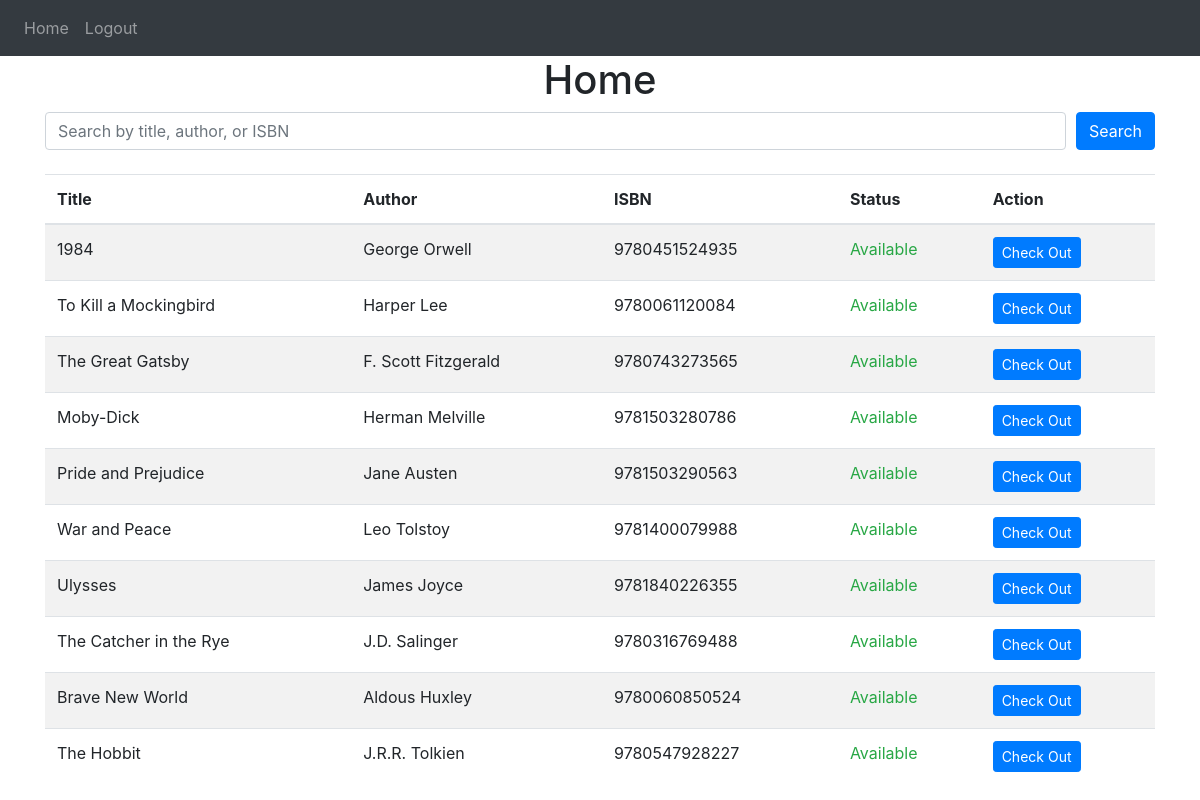
Screenshot of / (signed in) with the database file from the repository.
### website/models.py (models this page shows)
class Book(db.Model):
    id = db.Column(db.Integer, primary_key=True)
    title = db.Column(db.String(150), nullable=False)
    author = db.Column(db.String(150), nullable=False)
    isbn = db.Column(db.String(20), unique=True, nullable=False)
    available = db.Column(db.Integer, default=1)  # 1 = Available, 0 = Checked Out

### website/views.py (the view)
@views.route('/', methods=['GET', 'POST'])
@login_required
def home():
    print ("here")
    query = request.args.get('query', '').strip()
    print (query)
    if query:
        books = Book.query.filter(
            Book.title.contains(query) |
            Book.author.contains(query) |
            Book.isbn.contains(query)
        ).all()
    else:
        books = Book.query.all()
    print(books)
    return render_template("home.html", user=current_user, books=books)

### website/__init__.py (called while the page is built)
def create_app():
    app = Flask(__name__)
    app.config['SECRET_KEY'] = 'your_secret_key'
    app.config['SQLALCHEMY_DATABASE_URI'] = 'sqlite:///library.db'
    db.init_app(app)
    from .views import views
    from .auth import auth
    app.register_blueprint(views, url_prefix='/')
    app.register_blueprint(auth, url_prefix='/')
    from .models import User, Book  # Import the Book model
    with app.app_context():
        db.create_all()
    login_manager = LoginManager()
    login_manager.login_view = 'auth.login'
    login_manager.init_app(app)
    @login_manager.user_loader
    def load_user(id):
        return User.query.get(int(id))
    return app

### website/templates/home.html (shortened to what this page needs)
{% extends "base.html" %}
{% block content %}
<h1 align="center">Home</h1>
<form method="GET" action="{{ url_for('views.home') }}" class="mb-4">
    <div class="form-row">
        <div class="col">
            <input type="text" class="form-control" name="query" placeholder="Search by title, author, or ISBN" value="{{ request.args.get('query', '') }}">
        </div>
        <div class="col-auto">
            <button type="submit" class="btn btn-primary">Search</button>
        </div>
    </div>
</form>
<div class="table-responsive">
    <table class="table table-striped">
        <thead>
            <tr>
                <th>Title</th>
                <th>Author</th>
                <th>ISBN</th>
                <th>Status</th>
                <th>Action</th>
            </tr>
        </thead>
        <tbody>
            {% for book in books %}
            <tr>
                <td>{{ book.title }}</td>
                <td>{{ book.author }}</td>
                <td>{{ book.isbn }}</td>
                <td>
                    {% if book.available %}
                        <span class="text-success">Available</span>
                    {% else %}
                        <span class="text-danger">Checked Out</span>
                    {% endif %}
                </td>
                <td>
                    {% if book.available %}
                        <form method="POST" action="{{ url_for('views.checkout_book', bookId=book.id) }}" style="display:inline;">
                            <button type="submit" class="btn btn-sm btn-primary">Check Out</button>
                        </form>
                    {% else %}
                        <button class="btn btn-sm btn-secondary" disabled>Check Out</button>
                    {% endif %}
                </td>
            </tr>
            {% endfor %}
        </tbody>
    </table>
</div>
{% endblock %}

### website/templates/base.html (shortened to what this page needs)
<!DOCTYPE html>
<html>
  <head>
    <link
      rel="stylesheet"
      href="https://stackpath.bootstrapcdn.com/bootstrap/4.4.1/css/bootstrap.min.css"
    />
    <link
      rel="stylesheet"
      href="https://stackpath.bootstrapcdn.com/font-awesome/4.7.0/css/font-awesome.min.css"
    />
  </head>
  <body>
    <nav class="navbar navbar-expand-lg navbar-dark bg-dark">
      <div class="collapse navbar-collapse" id="navbar">
        <div class="navbar-nav">
          {% if user.is_authenticated %}
          <a class="nav-item nav-link" id="home" href="/">Home</a>
          <a class="nav-item nav-link" id="logout" href="/logout">Logout</a>
          {% else %}
          <a class="nav-item nav-link" id="login" href="/login">Login</a>
          <a class="nav-item nav-link" id="signUp" href="/sign-up">Sign Up</a>
          {% endif %}
        </div>
      </div>
    </nav>
    <div class="container">{% block content %} {% endblock %}</div>
  </body>
</html>

### rows the page displays
Book: title "1984", author "George Orwell", isbn "9780451524935", available "Available"
Book: title "To Kill a Mockingbird", author "Harper Lee", isbn "9780061120084", available "Available"
Book: title "The Great Gatsby", author "F. Scott Fitzgerald", isbn "9780743273565", available "Available"
Book: title "Moby-Dick", author "Herman Melville", isbn "9781503280786", available "Available"
Book: title "Pride and Prejudice", author "Jane Austen", isbn "9781503290563", available "Available"
Book: title "War and Peace", author "Leo Tolstoy", isbn "9781400079988", available "Available"
Book: title "Ulysses", author "James Joyce", isbn "9781840226355", available "Available"
Book: title "The Catcher in the Rye", author "J.D. Salinger", isbn "9780316769488", available "Available"
Book: title "Brave New World", author "Aldous Huxley", isbn "9780060850524", available "Available"
Book: title "The Hobbit", author "J.R.R. Tolkien", isbn "9780547928227", available "Available"
